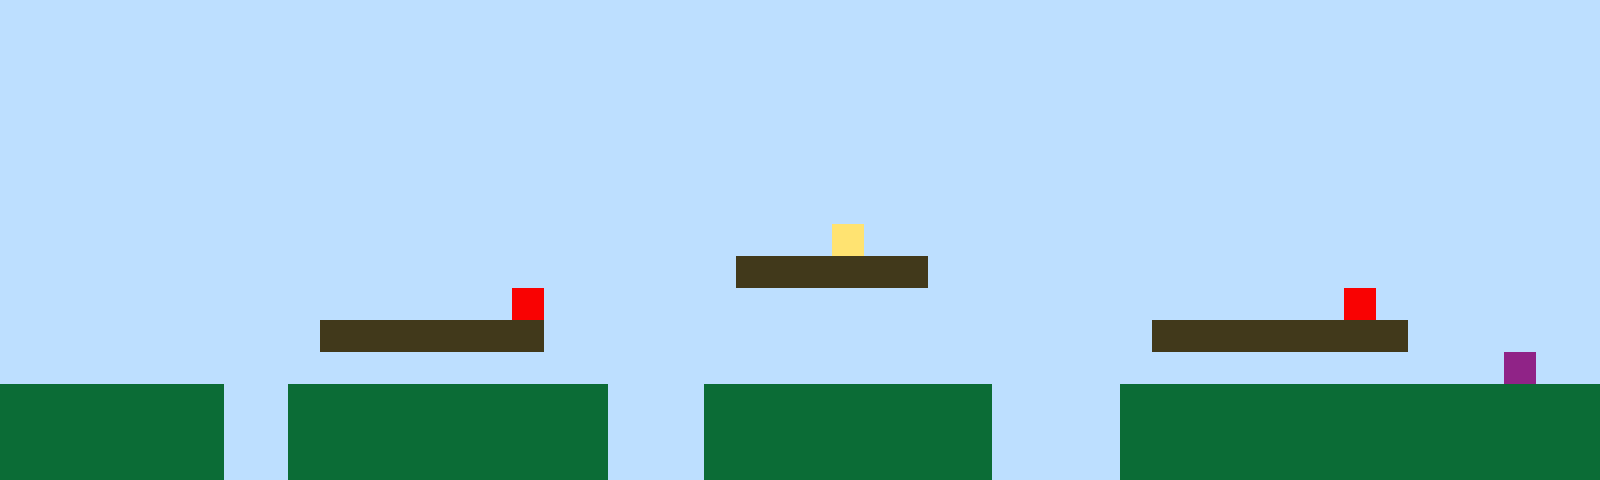

This game map was drawn from its Tiled (.tmx) file and the tilesets committed beside it. A one-line description and the full map source follow:
An orthogonal 50x15 tile map with 32x32 px tiles, 1 tile layer (Tile Layer 1).

<map version="1.10" tiledversion="1.11.2" orientation="orthogonal" renderorder="right-up" width="50" height="15" tilewidth="32" tileheight="32" infinite="0" nextlayerid="2" nextobjectid="1"><editorsettings><export target="map1.csv" format="csv" /></editorsettings><tileset firstgid="1" name="sprites" tilewidth="32" tileheight="32" tilecount="6" columns="3"><image source="sprites.png" width="96" height="64" /></tileset><layer id="1" name="Tile Layer 1" width="50" height="15"><data encoding="csv">1,1,1,1,1,1,1,1,1,1,1,1,1,1,1,1,1,1,1,1,1,1,1,1,1,1,1,1,1,1,1,1,1,1,1,1,1,1,1,1,1,1,1,1,1,1,1,1,1,1,1,1,1,1,1,1,1,1,1,1,1,1,1,1,1,1,1,1,1,1,1,1,1,1,1,1,1,1,1,1,1,1,1,1,1,1,1,1,1,1,1,1,1,1,1,1,1,1,1,1,1,1,1,1,1,1,1,1,1,1,1,1,1,1,1,1,1,1,1,1,1,1,1,1,1,1,1,1,1,1,1,1,1,1,1,1,1,1,1,1,1,1,1,1,1,1,1,1,1,1,1,1,1,1,1,1,1,1,1,1,1,1,1,1,1,1,1,1,1,1,1,1,1,1,1,1,1,1,1,1,1,1,1,1,1,1,1,1,1,1,1,1,1,1,1,1,1,1,1,1,1,1,1,1,1,1,1,1,1,1,1,1,1,1,1,1,1,1,1,1,1,1,1,1,1,1,1,1,1,1,1,1,1,1,1,1,1,1,1,1,1,1,1,1,1,1,1,1,1,1,1,1,1,1,1,1,1,1,1,1,1,1,1,1,1,1,1,1,1,1,1,1,1,1,1,1,1,1,1,1,1,1,1,1,1,1,1,1,1,1,1,1,1,1,1,1,1,1,1,1,1,1,1,1,1,1,1,1,1,1,1,1,1,1,1,1,1,1,1,1,1,1,1,1,1,1,1,1,1,1,1,1,1,1,1,1,1,1,1,1,1,1,1,1,1,1,1,1,1,1,1,1,1,1,1,1,1,1,1,1,1,1,1,1,1,1,1,1,1,1,1,1,1,1,1,1,4,1,1,1,1,1,1,1,1,1,1,1,1,1,1,1,1,1,1,1,1,1,1,1,1,1,1,1,1,1,1,1,1,1,1,1,1,1,1,1,1,1,1,1,1,1,1,3,3,3,3,3,3,1,1,1,1,1,1,1,1,1,1,1,1,1,1,1,1,1,1,1,1,1,1,1,1,1,1,1,1,1,1,1,1,1,1,1,1,1,5,1,1,1,1,1,1,1,1,1,1,1,1,1,1,1,1,1,1,1,1,1,1,1,1,1,5,1,1,1,1,1,1,1,1,1,1,1,1,1,1,1,1,1,3,3,3,3,3,3,3,1,1,1,1,1,1,1,1,1,1,1,1,1,1,1,1,1,1,1,3,3,3,3,3,3,3,3,1,1,1,1,1,1,1,1,1,1,1,1,1,1,1,1,1,1,1,1,1,1,1,1,1,1,1,1,1,1,1,1,1,1,1,1,1,1,1,1,1,1,1,1,1,1,1,1,1,1,1,1,1,6,1,1,2,2,2,2,2,2,2,1,1,2,2,2,2,2,2,2,2,2,2,1,1,1,2,2,2,2,2,2,2,2,2,1,1,1,1,2,2,2,2,2,2,2,2,2,2,2,2,2,2,2,2,2,2,2,2,2,2,1,1,2,2,2,2,2,2,2,2,2,2,1,1,1,2,2,2,2,2,2,2,2,2,1,1,1,1,2,2,2,2,2,2,2,2,2,2,2,2,2,2,2,2,2,2,2,2,2,2,1,1,2,2,2,2,2,2,2,2,2,2,1,1,1,2,2,2,2,2,2,2,2,2,1,1,1,1,2,2,2,2,2,2,2,2,2,2,2,2,2,2,2</data></layer></map>
